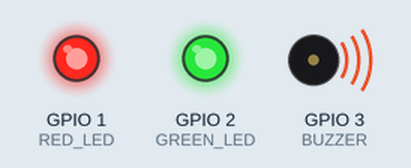
The sketch below on a simulated ESP32. Parts: output pins drawn as LEDs (lit = HIGH), buzzer (waves = sounding, pin HIGH).

Above: at 0.05 s.
At 2.75 s:
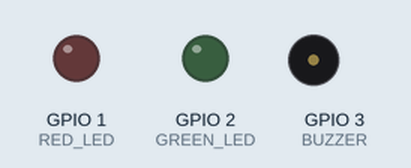
Timing chart, 0 to 3.0 s (numbered marks = the images above):
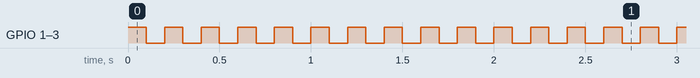

The sketch:

ESP32-buzzer-LED_test.ino
```cpp
#define RED_LED 1
#define GREEN_LED 2
#define BUZZER 3

void setup() {
  // put your setup code here, to run once:
  pinMode(RED_LED, OUTPUT);
  pinMode(GREEN_LED, OUTPUT);
  pinMode(BUZZER, OUTPUT);
}

void loop() {
  // put your main code here, to run repeatedly:
  digitalWrite(RED_LED, 1);
  digitalWrite(GREEN_LED, 1);
  digitalWrite(BUZZER, 1);
  delay(100);
  digitalWrite(RED_LED, 0);
  digitalWrite(GREEN_LED, 0);
  digitalWrite(BUZZER, 0);
  delay(100);
}
```

Measured:
- by itself, GPIO 1 (RED_LED), GPIO 2 (GREEN_LED), GPIO 3 (BUZZER): alternates HIGH for 0.10 s and LOW for 0.10 s
